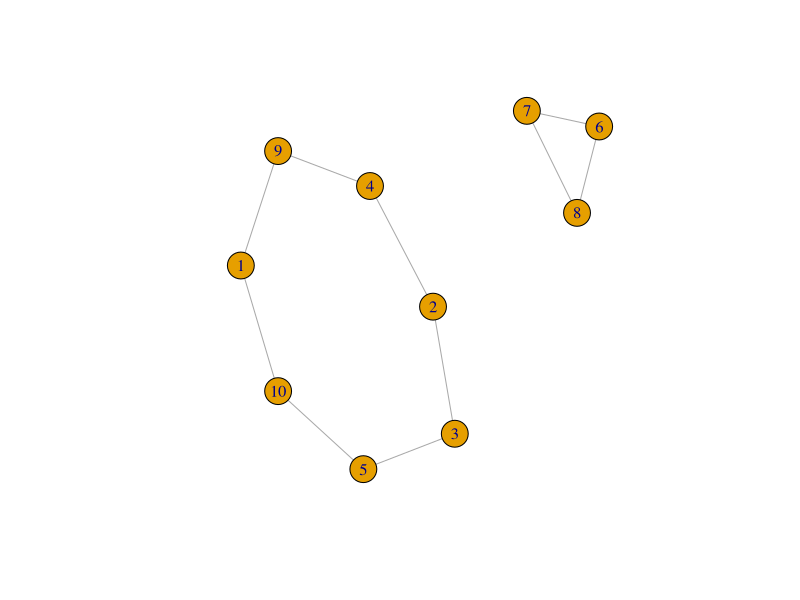
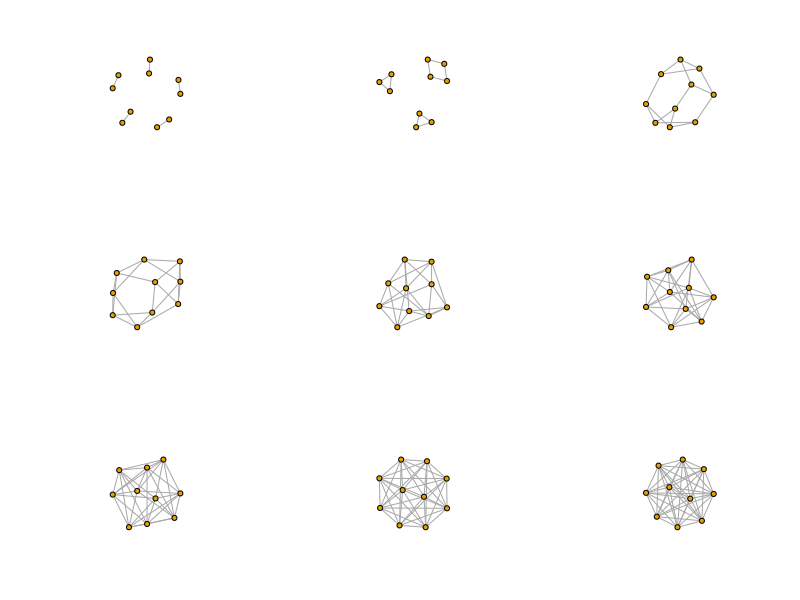

These charts were generated, in order, by the following R code:
library(igraph)


### Name: sample_k_regular
### Title: Create a random regular graph
### Aliases: sample_k_regular k.regular.game
### Keywords: graphs

### ** Examples


## A simple ring
ring <- sample_k_regular(10, 2)
plot(ring)

## k-regular graphs on 10 vertices, with k=1:9
k10 <- lapply(1:9, sample_k_regular, no.of.nodes=10)

layout(matrix(1:9, nrow=3, byrow=TRUE))
sapply(k10, plot, vertex.label=NA)
